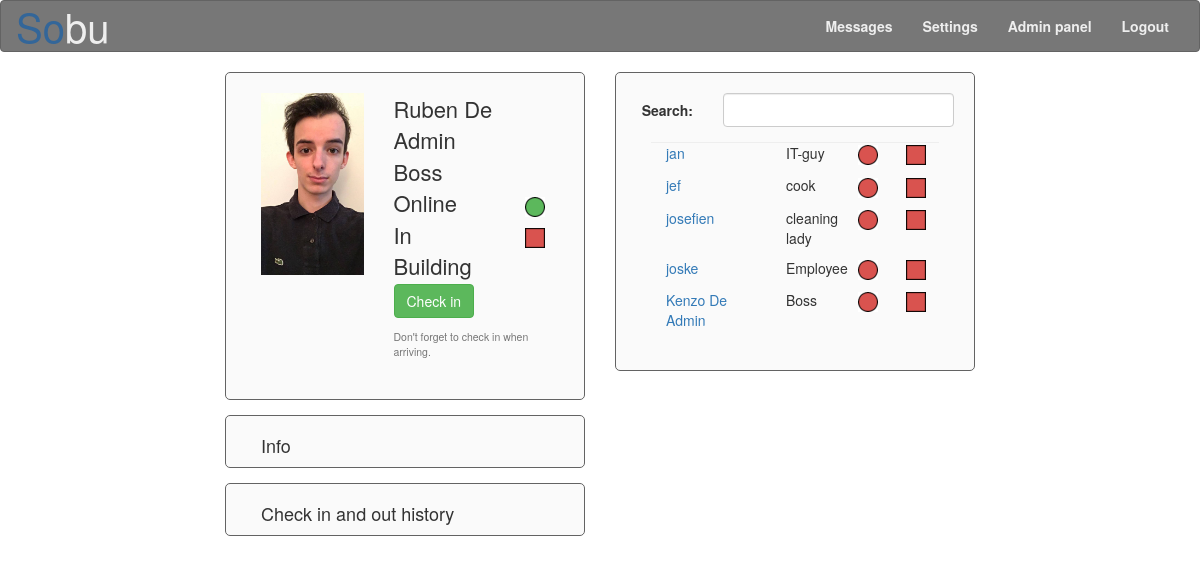
/Site/user_page.php (signed in), run on the app's committed database.
### tables this page shows
CREATE TABLE IF NOT EXISTS `in_building` (
	`in_building_id` int(11) AUTO_INCREMENT,
	`user_id` int(11),
	`in_building_now` tinyint(1) DEFAULT '0',
	`time_check` timestamp NOT NULL DEFAULT CURRENT_TIMESTAMP,
	PRIMARY KEY (`in_building_id`),
	FOREIGN KEY (`user_id`) REFERENCES `user`(`user_id`)
);

CREATE TABLE IF NOT EXISTS `user` (
	`user_id` int(11) AUTO_INCREMENT,
	`name` varchar(40),
	`nin` bigint(30),
	`address` varchar(80),
	`gender` tinyint(1),
	`email` varchar(40),
	`profile_picture` varchar(10),
	`date_of_birth` date ,
	`online` tinyint(1) default '0',
	`martial_status` varchar(20),
	`password` varchar(50) default '21232f297a57a5a743894a0e4a801fc3',  
	`phone_number` varchar(15),
	`function` varchar(15),
	`rights_id` int(3) default '0',
	`admin` tinyint(1) default '0',
	`start_date` date,
	PRIMARY KEY (`user_id`),
	FOREIGN KEY (`rights_id`) REFERENCES `rights`(`rights_id`)
);

### Site/functions.php (the view, shortened to what this page needs)
<?php
function connecteren()
{
	$host 		= "localhost";
	$user		= "sobu";
	$password	= "r0628842!1S";
	$database	= "sobu";
	$link = mysqli_connect($host, $user, $password) or die("Er kan geen connectie gelegd worden met $host");
	mysqli_select_db($link, $database) or die("databank $database niet beschikbaar");
	return $link;
}
function show_member()
{
	$x = NULL;
	$link = connecteren();
	$query_list = "SELECT user.user_id, user.name, user.function, user.online, in_building.in_building_now, in_building.in_building_id FROM user LEFT JOIN in_building on user.user_id = in_building.user_id ORDER BY user.name ASC, in_building.in_building_id DESC";
	$result_list = mysqli_query($link, $query_list) or die("FOUT: er is een fout opgetreden bij het uitvoeren van de query \"$query_list\"");
	if($result_list->num_rows > 0)
	{
		while($row = $result_list->fetch_assoc())
		{
			if(($row['user_id'] != $_SESSION['user_id']) && ($row['user_id'] != $x))
			{
				echo "<div class='form-group'>
				<div class='col-md-5'><a href=\"colleague_page.php?id=".$row['user_id']."\">".$row['name']."</a></div>
				<div class='col-md-3'>" .$row['function']. "</div>
				<div class='col-md-2'>";
					if ($row["online"] == 1)
					{
						echo "<img src=\"IMG/Green_circle.png\" title=\"Online\" alt=\"Online\" class=\"indicator_online_building\">";
					}
					else
					{
						echo "<img src=\"IMG/Red_circle.png\" title=\"Offline\" alt=\"Offline\" class=\"indicator_online_building\">";
					}
					echo "</div><div class='col-md-2'>";
					if ($row["in_building_now"] == 1)
					{
						echo "<img src=\"IMG/Green_square.png\" id=\"in_building\" title=\"In Building\" alt=\"In Building\" class=\"indicator_online_building\">";
					}
					else
					{
						echo "<img src=\"IMG/Red_square.png\" id=\"in_building\" title=\"Not in Building\" alt=\"Not in building\" class=\"indicator_online_building\">";
					}
					echo "</div>
				</div>
				<p class='clear_both'></p>";
				$x = $row['user_id'];
			}
		}
	}
	else
	{
		echo 'not found';
	}
}
?>

### Site/user_page.php (shortened to what this page needs)
<?php
include("functions.php");
if (isset($_SESSION["logged_in"]))
{
	?>
	<!DOCTYPE html>
	<html lang="en">
	<head>
		<link href="css/reset.css" rel="stylesheet" />
		<link href="css/bootstrap.css" rel="stylesheet">
		<link href="css/style.css" rel="stylesheet" />
		<link rel="stylesheet" href="https://cdnjs.cloudflare.com/ajax/libs/font-awesome/4.7.0/css/font-awesome.min.css">
		</head>
		<body>
			<nav class="navbar navbar-default">
				<div class="container-fluid">
					<div class="navbar-header">
						<a class="navbar-brand" href="index.php"><span class="so">So</span><span class="bu">bu</span></a>
					</div>
					<div class="collapse navbar-collapse" id="bs-example-navbar-collapse-1">
						<ul class="nav navbar-nav navbar-right links_bovenaan">
							<li><a href="messages_page.php">Messages<span class="badge" id="message_aantal"></span></a></li>
							<li><a href="settings_page.php">Settings</a></li>
							<?php
							if ($_SESSION["admin"] == 1)
							{
								echo "<li><a href=\"admin_page.php\">Admin panel</a></li>";
							}
							?>
							<li><a href="logout.php">Logout</a></li>
						</ul>
					</div>
				</div>
			</nav>
			<div class="container-fluid">
				<div class="col-xs-12 col-sm-5 col-sm-offset-1 col-md-5 col-md-offset-1 col-lg-4 col-lg-offset-2">
					<div class="BOX margin_15_bottom">
						<div class="col-md-5 user_foto">
							<img src="<?php if($_SESSION["profile_picture"] != NULL) { echo "IMG/users/" .$_SESSION["profile_picture"]; } else { echo "IMG/users/default.png"; } ?>" alt="Profile picture" class="user_foto">
						</div>
						<div class="col-md-7 user_info">
							<ul>
								<li><?php echo $_SESSION["name"]; ?></li>
								<li><?php echo $_SESSION["function"]; ?></li>
								<li>
									<div class="col-xs-9 col-sm-9 col-md-9 no_pad_left">Online</div>
									<div class="col-xs-3 col-sm-3 col-md-3">
										<?php
										if ($_SESSION["logged_in"] == 1)
										{
											echo "<img src=\"IMG/Green_circle.png\" title=\"Online\" alt=\"Online\" class=\"indicator_online_building\">";
										}
										else
										{
											echo "<img src=\"IMG/Red_circle.png\" title=\"Offline\" alt=\"Offline\" class=\"indicator_online_building\">";
										}
										?>
									</div>
									<li>
										<div class="col-xs-9 col-sm-9 col-md-9 no_pad_left">In Building</div>
										<div class="col-xs-3 col-sm-3 col-md-3">
											<?php
											if ($_SESSION["in_building"] == 1)
											{
												echo "<img src=\"IMG/Green_square.png\" id=\"in_building\" title=\"In Building\" alt=\"In Building\" class=\"indicator_online_building\">";
											}
											else
											{
												echo "<img src=\"IMG/Red_square.png\" id=\"in_building\" title=\"Not in Building\" alt=\"Not in building\" class=\"indicator_online_building\">";
											}
											?>
										</div>
									</li>
									<li>
										<div class="col-md-12 no_pad_left">
											<?php
											if ($_SESSION["in_building"] == 0)
											{
												echo "<button class=\"btn btn-success\" id=\"check_in_out_button\" onclick=\"check_in_out();\">Check in</button>";
												echo "<h5 id=\"check_in_out_warning\"><small>Don't forget to check in when arriving.</small></h5>";
											}
											else
											{
												echo "<button class=\"btn btn-danger\" id=\"check_in_out_button\" onclick=\"check_in_out();\">Check out</button>";
												echo "<h5 id=\"check_in_out_warning\"><small>Don't forget to check out when leaving.</small></h5>";
											}
											?>
										</div>
									</li>
								</ul>
							</div>
						</div>
						<div class="BOX margin_15_bottom no_pad_bottom">
							<div class="col-md-12">
								<a href="info_page.php" class="h4">Info</a>
							</div>
						</div>
						<div class="BOX margin_15_bottom no_pad_bottom">
							<div class="col-md-12">
								<a href="check_in_out_page.php" class="h4">Check in and out history</a>
							</div>
						</div>
					</div>
					<div class="col-xs-12 col-sm-5 col-sm-offset-0 col-md-5 col-md-offset-0 col-lg-4 user_search">
						<div class="BOX">
							<form class="form-horizontal" name="people_search" method="post" action="#">
								<div class="form-group">
									<label for="zoeken" class="col-md-3 control-label">Search:</label>
									<div class="col-md-9">
										<input type="text" onkeyup="search_users();" class="form-control" id="zoeken" name="zoeken">
									</div>
								</div>
							</form>
							<div class="col-md-12"><hr class="hr"></div>
							<div class="col-md-12" id="members">
								<?php
								show_member();
								?>
							</div>
						</div>
					</div>
				</div>
			</body>
			</html>
			<?php
		}
		else
		{
			header("Location: index.php");
		}
		?>

### Site/CSS/style.css (style rules this page uses)
body { padding-bottom: 15px; }
span.so { color: #336699; }
span.bu { color: #eeeeee; }
.BOX { background-color: #fafafa; border: solid #636363 1px; border-radius: 5px; padding: 20px; }
img.user_foto { width: 100%; max-width: 300px; max-height: 300px; }
div.user_info { font-size: 22px; }
div.user_search { font-size: 14px; }
hr.hr { padding: 0px; margin: 0px; color: #aaa; }
.no_pad_left { padding-left: 0px; }
.no_pad_bottom { padding-bottom: 0px; }
.margin_15_bottom { margin-bottom: 15px; }
.links_bovenaan > li > a { color: #f00; }
img.indicator_online_building { width: 20px; height: 20px; }

### data on the page
in_building: user.name "jan", user.function "IT-guy", in_building_now 0 (drawn)
in_building: user.name "jef", user.function "cook", in_building_now 0 (drawn)
in_building: user.name "josefien", user.function "cleaning lady", in_building_now 0 (drawn)
in_building: user.name "joske", user.function "Employee", in_building_now 0 (drawn)
in_building: user.name "Kenzo De Admin", user.function "Boss", in_building_now 0 (drawn)

### other printed values
$_SESSION["name"] "Ruben De Admin"
$_SESSION["function"] "Boss"
